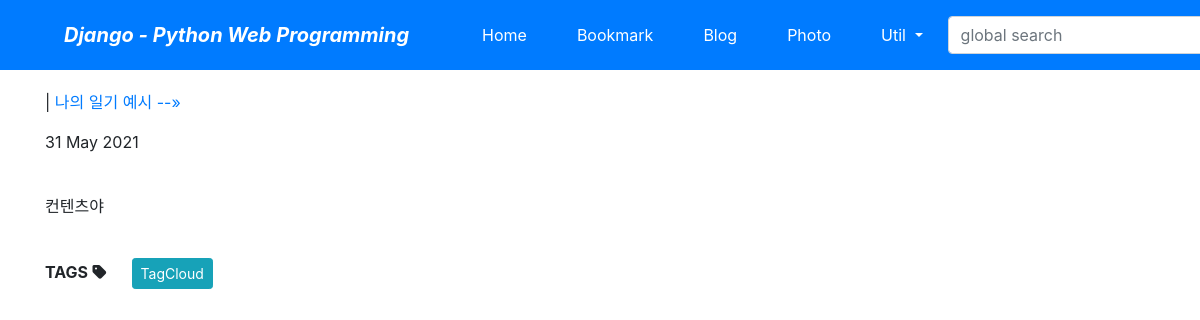
/blog/post/제목이야/, run on an earlier commit of the app's database.
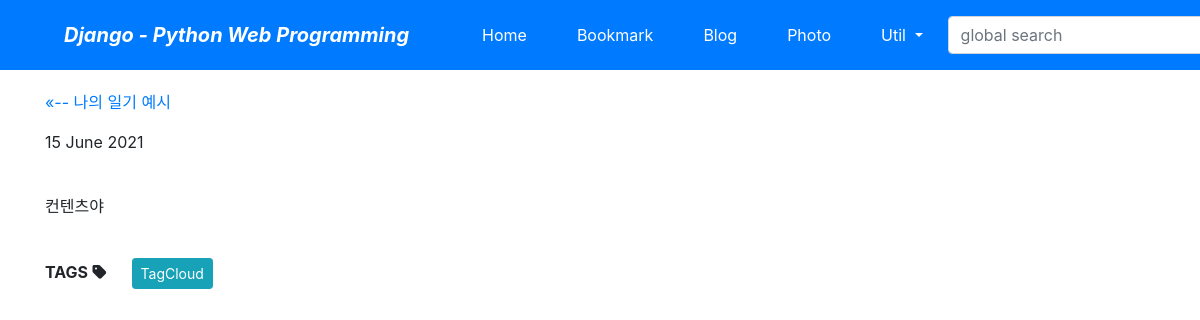
And on a later commit of the database.
### blogapp/models.py (models this page shows)
class Post(models.Model):
    title = models.CharField(verbose_name='TITLE', max_length=50)
    slug = models.SlugField('SLUG', unique=True, allow_unicode=True, help_text='one word for title alias.')
    description = models.CharField('DESCRIPTION', max_length=100, blank=True, help_text='simple description text.')
    content = models.TextField('CONTENT')
    create_dt = models.DateTimeField('CREATE DATE', auto_now_add=True)
    modify_dt = models.DateTimeField('MODIFY DATE', auto_now=True)
    tags = TaggableManager(blank=True)
    class Meta:
        verbose_name = 'post'
        verbose_name_plural = 'posts'
        db_table = 'blogapp_posts'
        ordering = ('-modify_dt',)
    def __str__(self):
        return self.title
    def get_absolute_url(self):
        return reverse('blog:post_detail', args=(self.slug,))
    def get_previous(self):
        return self.get_previous_by_modify_dt()
    def get_next(self):
        return self.get_next_by_modify_dt()

### blogapp/templates/blogapp/post_detail.html (shortened to what this page needs)
{% extends 'base.html' %}
{% block content %}
<p>
    {% if object.get_previous %}
    <a href="{{ object.get_previous.get_absolute_url }}" title="View previous post">
        &laquo;-- {{ object.get_previous }}
    </a>
    {% endif %}
    {% if object.get_next %}
    | <a href="{{ object.get_next.get_absolute_url }}" title="View next post">
    {{ object.get_next }} --&raquo;
    </a>
    {% endif %}
</p>
<p>{{ object.modify_dt|date:"j F Y"}}</p>
<br>
<div>
    {{ object.content|linebreaks }}
</div>
<br>
<div>
    <b>TAGS</b> <i class="fas fa-tag"></i>
    {% load taggit_templatetags2_tags %}
    <a href="{% url 'blog:tag_cloud' %}"> <span class="btn btn-info btn-sm">TagCloud</span></a>
</div>
{% endblock %}

### blog/templates/base.html (shortened to what this page needs)
<!DOCTYPE html>
<html lang="ko">
<head>
    <link href="https://cdn.jsdelivr.net/npm/bootstrap@5.0.1/dist/css/bootstrap.min.css" rel="stylesheet">
    <link rel="stylesheet" href="https://stackpath.bootstrapcdn.com/bootstrap/4.2.1/css/bootstrap.min.css">
</head>
<body style="padding-top:90px;">
<nav class="navbar navbar-expand-lg navbar-dark bg-primary fixed-top">
  <span class="navbar-brand mx-5 mb-0 font-weight-bold font-italic">Django - Python Web Programming</span>
    <div class="collapse navbar-collapse" id="navbarSupportedContent">
      <ul class="navbar-nav mr-auto">
        <li class="nav-item mx-1 btn btn-primary">
          <a class="nav-link text-white" href="{% url 'home' %}">Home</a>
        </li>
        <li class="nav-item mx-1 btn btn-primary">
          <a class="nav-link text-white" href="{% url 'bookmark:index' %}">Bookmark</a>
        </li>
        <li class="nav-item mx-1 btn btn-primary">
          <a class="nav-link text-white" href="{% url 'blog:index' %}">Blog</a>
        </li>
        <li class="nav-item mx-1 btn btn-primary">
          <a class="nav-link text-white" href="">Photo</a>
        </li>
        <li class="nav-item dropdown mx-1 btn btn-primary">
          <a class="nav-link dropdown-toggle text-white" href="#" data-toggle="dropdown">
            Util
          </a>
            </li>
          </ul>
      <form class="form-inline my-2" action="" method="post"> {% csrf_token %}
        <input class="form-control mr-sm-2" type="search" placeholder="global search" name="search_word">
      </form>
    </div>
</nav>
<div class="container">
    {% block content %}{% endblock %}
</div>
</body>
</html>

What changed in the data, as far as the page shows it:
changed Post "컨텐츠야": get_previous (not shown) → "나의 일기 예시"; modify_dt "31 May 2021" → "15 June 2021"; get_next "나의 일기 예시" → (not shown)
